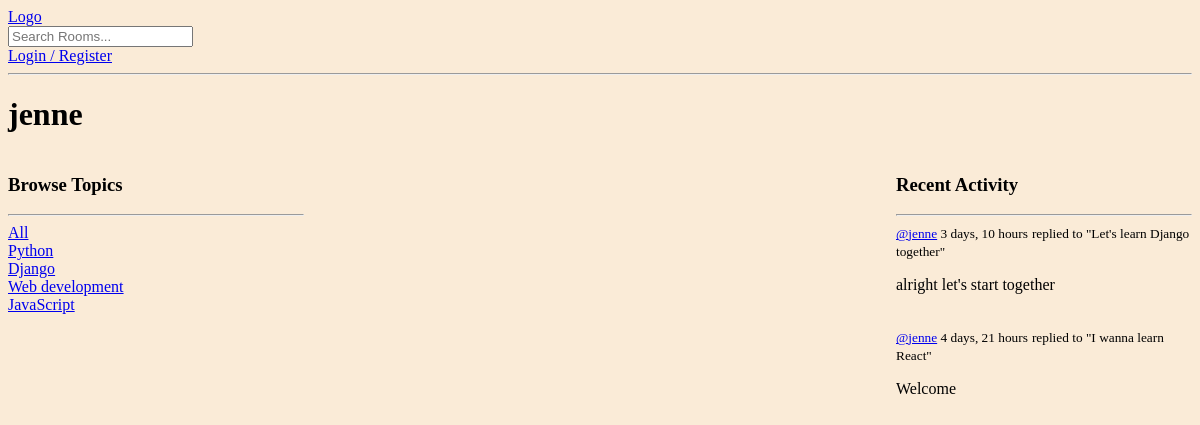
The app's page /profile/3, older data.
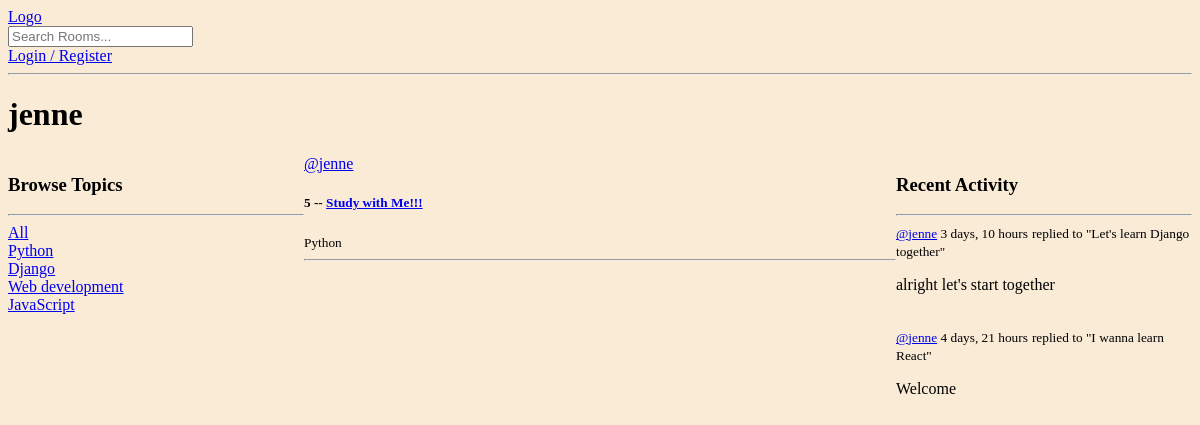
The same page, newer data.
### base/models.py (models this page shows, shortened)
class Topic(models.Model):
    name = models.CharField(max_length=200)

class Message(models.Model):
    user = models.ForeignKey(User, on_delete=models.CASCADE)
    room = models.ForeignKey(Room, on_delete=models.CASCADE)
    body = models.TextField()
    updated = models.DateTimeField(auto_now=True)
    created = models.DateTimeField(auto_now_add=True)
    class Meta:
        ordering = ['-updated', '-created']
    def __str__(self):
        return self.body

class Room(models.Model):
    host = models.ForeignKey(User, on_delete=models.SET_NULL, null=True)
    topic = models.ForeignKey(Topic, on_delete=models.SET_NULL, null=True)
    name = models.CharField(max_length=200)
    description = models.TextField(null=True, blank=True)
    participants = models.ManyToManyField(User, related_name='participants', blank=True)
    updated = models.DateTimeField(auto_now=True)
    created = models.DateTimeField(auto_now_add=True)
    class Meta:
        ordering = ['-updated', '-created']
    def __str__(self):
        return self.name

### base/views.py (the view)
# urls.py: path('profile/<str:pk>', views.userProfile, name="user-profile"),
def userProfile(request, pk):
    user = User.objects.get(id=pk)
    rooms = user.room_set.all()
    room_messages = user.message_set.all()
    topics = Topic.objects.all()
    context = {'user': user, 'rooms': rooms, 'room_messages': room_messages, 'topics': topics}
    return render(request, 'base/profile.html', context)

### base/templates/base/profile.html (shortened to what this page needs)
{% extends 'main.html' %}
{% block body %}
<h1>{{ user.username }}</h1>
<div class="profile-container">
    <div>
        {% include 'base/topics_component.html' %}
    </div>
    <div>
        {% include 'base/feed_component.html' %}
    </div>
    <div>
        {% include 'base/activity_component.html' %}
    </div>
</div>
{% endblock body %}

### templates/main.html (shortened to what this page needs)
<!DOCTYPE html>
{% load static %}
<html lang="en">
<head>
    <link rel="stylesheet" type='text/css' href="{% static 'styles/main.css' %}">
</head>
<body>
    {% include 'navbar.html' %}
    {% block body %}
    {% endblock %}
</body>
</html>

### templates/navbar.html
<a href="/">
    Logo
</a>
<form method="GET" action="{% url 'home' %}">
    <input type="text" name='q' placeholder="Search Rooms..."/>
</form>
{% if request.user.is_authenticated %}
<p>Hello {{ request.user }}</p>
<a href="{% url 'logout' %}">Log Out</a>
{% else %}
<a href="{% url 'login' %}">Login / Register</a>
{% endif %}
<hr>

### base/templates/base/topics_component.html
<h3>Browse Topics</h3>
<hr>
<div>
    <a href="{% url 'home' %}">All</a>
</div>
{% for topic in topics %}
    <div>
        <a href="{% url 'home' %}?q={{topic.name}}"> {{ topic.name }} </a>
    </div>
{% endfor %}

### base/templates/base/feed_component.html (shortened to what this page needs)
{% for room in rooms %}
<div>
    <a href="{% url 'user-profile' room.host.id %}">@{{ room.host.username }}</a>
    <h5>{{ room.id }} -- <a href="{% url 'room' room.id %}">{{ room.name }}</a></h5>
    <small>{{ room.topic.name }}</small>
    <hr>
</div>
{% endfor %}

### base/templates/base/activity_component.html (shortened to what this page needs)
<h3>Recent Activity</h3>
<hr>
{% for message in room_messages %}
    <div>
        <small> <a href="{% url 'user-profile' message.user.id %}"> @{{ message.user }}</a>  {{ message.created|timesince }}</small>
        <small>replied to "{{ message.room }}"</small>
        <p>{{ message }}</p>
        <br>
    </div>
{% endfor %}

### static/styles/main.css (style rules this page uses)
body { background-color: antiquewhite; }

### base/templates/base/profile.html (style rules this page uses)
.profile-container { display: grid; grid-template-columns: 1fr 2fr 1fr; }

Row changes from the older to the newer data that the page shows:
added Room: host.username "jenne", id "5", name "Study with Me!!!", topic.name "Python"
